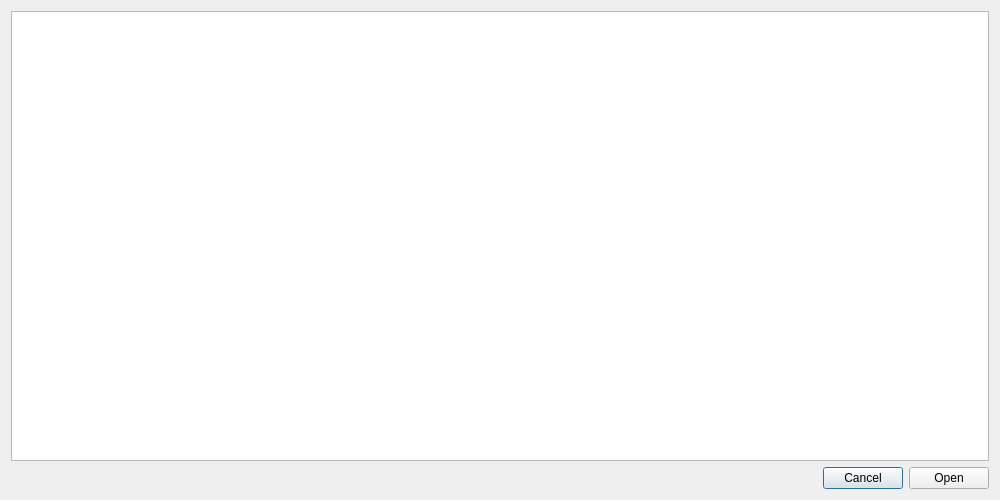
<?xml version="1.0" encoding="UTF-8"?>
<ui version="4.0">
 <class>Dialog</class>
 <widget class="QDialog" name="Dialog">
  <property name="geometry">
   <rect>
    <x>0</x>
    <y>0</y>
    <width>1000</width>
    <height>500</height>
   </rect>
  </property>
  <property name="sizePolicy">
   <sizepolicy hsizetype="Expanding" vsizetype="Expanding">
    <horstretch>0</horstretch>
    <verstretch>0</verstretch>
   </sizepolicy>
  </property>
  <property name="windowTitle">
   <string>Chenge folder</string>
  </property>
  <layout class="QGridLayout" name="gridLayout">
   <item row="0" column="0">
    <layout class="QVBoxLayout" name="verticalLayout_2">
     <item>
      <layout class="QVBoxLayout" name="verticalLayout">
       <item>
        <widget class="QTreeView" name="treeView">
         <property name="headerHidden">
          <bool>true</bool>
         </property>
         <attribute name="headerVisible">
          <bool>false</bool>
         </attribute>
        </widget>
       </item>
       <item>
        <layout class="QHBoxLayout" name="horizontalLayout">
         <item>
          <spacer name="horizontalSpacer">
           <property name="orientation">
            <enum>Qt::Horizontal</enum>
           </property>
           <property name="sizeHint" stdset="0">
            <size>
             <width>40</width>
             <height>20</height>
            </size>
           </property>
          </spacer>
         </item>
         <item>
          <widget class="QPushButton" name="buttonCancel">
           <property name="sizePolicy">
            <sizepolicy hsizetype="Minimum" vsizetype="Minimum">
             <horstretch>0</horstretch>
             <verstretch>0</verstretch>
            </sizepolicy>
           </property>
           <property name="text">
            <string>Cancel</string>
           </property>
          </widget>
         </item>
         <item>
          <widget class="QPushButton" name="buttonOpen">
           <property name="sizePolicy">
            <sizepolicy hsizetype="Minimum" vsizetype="Minimum">
             <horstretch>0</horstretch>
             <verstretch>0</verstretch>
            </sizepolicy>
           </property>
           <property name="text">
            <string>Open</string>
           </property>
          </widget>
         </item>
        </layout>
       </item>
      </layout>
     </item>
     <item>
      <spacer name="verticalSpacer">
       <property name="orientation">
        <enum>Qt::Vertical</enum>
       </property>
       <property name="sizeType">
        <enum>QSizePolicy::Minimum</enum>
       </property>
       <property name="sizeHint" stdset="0">
        <size>
         <width>20</width>
         <height>0</height>
        </size>
       </property>
      </spacer>
     </item>
    </layout>
   </item>
  </layout>
 </widget>
 <resources/>
 <connections/>
</ui>
